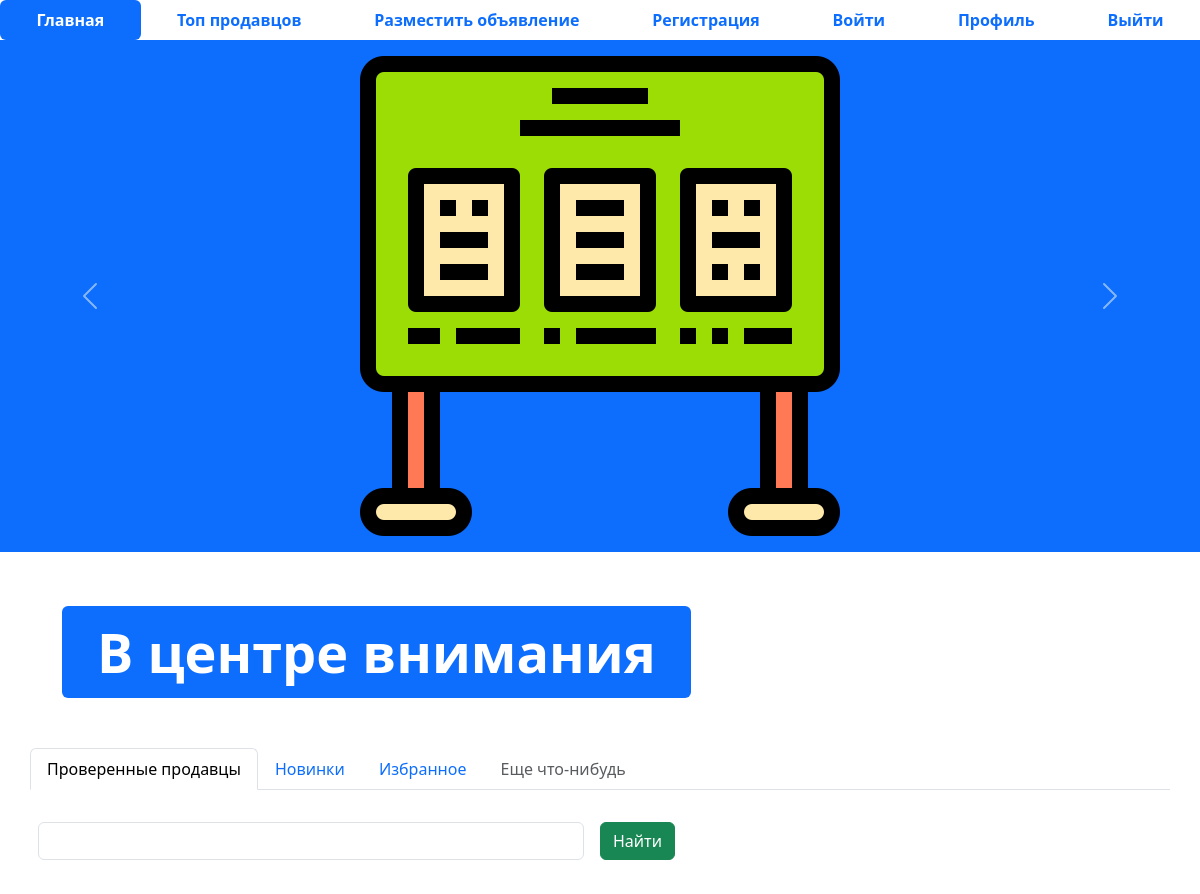
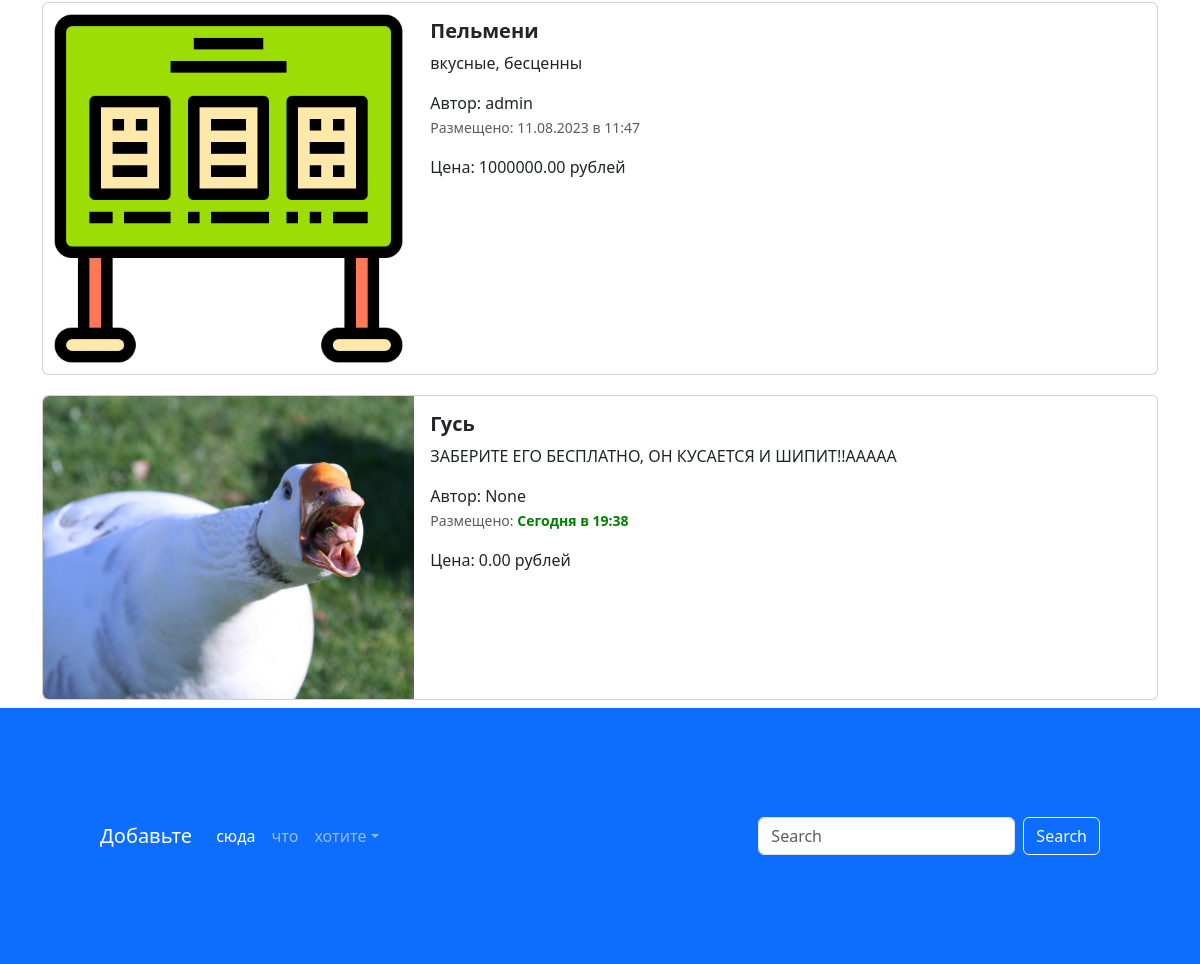
The page / on the database its author committed (2 pictures, top to bottom).
### app_adv/models.py (models this page shows, shortened)
class Advert(models.Model):
    title=models.CharField("Название",max_length=128)
    descript=models.TextField("Описание")
    price=models.DecimalField("Цена",max_digits=10,decimal_places=2)
    auction=models.BooleanField("Торг",help_text="True, если торг уместен")
    created_at=models.DateTimeField(auto_now_add=True)
    update_ap=models.DateTimeField(auto_now=True)
    user=models.ForeignKey(User,verbose_name="Пользователь",on_delete=models.CASCADE,null=True)
    image=models.ImageField("Изображение",upload_to='images/')
    def created_date(self):
        if self.created_at.date()==timezone.now().date():
            created_time=self.created_at.time().strftime("%H:%M")
            return format_html('<span style="color: green; font-weight: bold;"> Сегодня в {}</span>',created_time)
        return self.created_at.strftime("%d.%m.%Y в %H:%M")
    class Meta:
        db_table = "advertisements"

### app_adv/views.py (the view)
# urls.py: path("",index, name="index"),
def index(request):
    advert=Advert.objects.all()
    context={"advert":advert}
    return render(request,"index.html",context)

### templates/index.html (shortened to what this page needs)
{% extends 'base.html' %}
{% load static %}
{% block content %}
<div id="carouselExampleControls" class="carousel slide bg-primary" data-bs-ride="carousel">
  <div class="carousel-inner">
    <div class="carousel-item active">
      <img src="{% static 'img/pic.png' %}" class="mx-auto d-block w-33" alt="...">
    </div>
  </div>
  <button class="carousel-control-prev" type="button" data-bs-target="#carouselExampleControls" data-bs-slide="prev">
    <span class="carousel-control-prev-icon" aria-hidden="true"></span>
  </button>
  <button class="carousel-control-next" type="button" data-bs-target="#carouselExampleControls" data-bs-slide="next">
    <span class="carousel-control-next-icon" aria-hidden="true"></span>
  </button>
</div>
<div class="container" style="margin: 50px;">
  <div class="display-2">
    <span class="badge bg-primary">В центре внимания</span>
  </div>
</div>
<div class="container">
  <div class="row">
    <ul class="nav nav-tabs bg-white">
      <li class="nav-item">
        <a class="nav-link active" aria-current="page" href="#">Проверенные продавцы</a>
      </li>
      <li class="nav-item">
        <a class="nav-link" href="#">Новинки</a>
      </li>
      <li class="nav-item">
        <a class="nav-link" href="#">Избранное</a>
      </li>
      <li class="nav-item">
        <a class="nav-link disabled" href="#" tabindex="-1" aria-disabled="true">Еще что-нибудь</a>
      </li>
    </ul>
    <form class="row g-3">
      <div class="col-auto w-50">
        <input type="text" class="form-control">
      </div>
      <div class="col-auto">
        <button type="submit" class="btn btn-success mb-3">Найти</button>
      </div>
    </form>
  </div>
  <div class="col">
    {%for adv in advert%}
    <div class="card mb-2" style="max-width: 1200px; margin-top: 20px;">
      <div class="row g-0">
        <div class="col-md-4">
          <a href="{% url 'advertisement' %}" class="nav-link">
            <img src="{% if adv.image %}{{adv.image.url}}{% else %}{% static 'img/pic.png' %}{%endif%}" class="img-fluid rounded-start" alt="Card title">
          </a>
        </div>
        <div class="col-md-8">
          <div class="card-body">
            <h5 class="card-title">
              <a href="{% url 'advertisement' %}" class="nav-link"><strong>{{adv.title}}</strong></a>
            </h5>
            <a href="{% url 'advertisement' %}" class="nav-link">
              <p class="card-text">
                {{adv.descript}}
              </p>
              <span>Автор: {{adv.user}}</span>
              <p class="card-text"><small class="text-muted">Размещено: {{adv.created_date}}</small></p>
              <span>Цена: {{adv.price}} рублей</span>
            </a>
          </div>
        </div>
      </div>
    </div>
    {%endfor%}
  </div>
</div>
<footer style="padding: 100px;" class="bg-primary">
  <nav class="navbar navbar-expand-sm navbar-dark">
    <a class="navbar-brand" href="#">Добавьте</a>
    <div class="collapse navbar-collapse" id="collapsibleNavId">
      <ul class="navbar-nav me-auto mt-2 mt-lg-0">
        <li class="nav-item">
          <a class="nav-link active" href="#" aria-current="page">сюда</a>
        </li>
        <li class="nav-item">
          <a class="nav-link" href="#">что</a>
        </li>
        <li class="nav-item dropdown">
          <a class="nav-link dropdown-toggle" href="#" id="dropdownId" data-bs-toggle="dropdown" aria-haspopup="true"
             aria-expanded="false">хотите</a>
        </li>
      </ul>
      <form class="d-flex my-2 my-lg-0">
        <input class="form-control me-sm-2" type="text" placeholder="Search">
        <button class="btn btn-outline-light my-2 my-sm-0" type="submit">Search</button>
      </form>
    </div>
  </nav>
</footer>
{% endblock %}

### templates/base.html (shortened to what this page needs)
<!DOCTYPE html>
{% load static %}
<html lang="en">
<head>
  <link href="{% static 'css/bootstrap.min.css' %}" rel="stylesheet">
  <link rel="stylesheet" href="{% static 'css/fontello.css' %}">
</head>
<body>
<ul class="nav nav-pills sticky-top bg-white nav-fill">
  <li class="nav-item">
    <a class="nav-link active" aria-current="page" href="{% url 'index' %}">
      <span style="font-weight: bold;">Главная</span>
    </a>
  </li>
  <li class="nav-item">
    <a class="nav-link" href="{% url 'top_sellers' %}"><span style="font-weight: bold;">Топ продавцов</span>
    </a>
  </li>
  <li class="nav-item">
    <a class="nav-link" href="{% url 'advertisement_post' %}">
      <span style="font-weight: bold;">Разместить объявление</span>
    </a>
  </li>
  <li class="nav-item">
    <a class="nav-link" href="{% url 'register' %}">
      <span style="font-weight: bold;">Регистрация</span>
    </a>
  </li>
  <li class="nav-item">
    <a class="nav-link" href="{% url 'login' %}">
      <span style="font-weight: bold;">Войти</span>
    </a>
  </li>
  <li class="nav-item">
    <a class="nav-link" href="{% url 'profile' %}">
      <span style="font-weight: bold;">Профиль</span>
    </a>
  </li>
  <li class="nav-item">
    <a class="nav-link" href="#">
      <span style="font-weight: bold;">Выйти</span>
    </a>
  </li>
</ul>
{% block content %}
{% endblock %}
</body>
</html>

### rows shown on the page
Advert: title "Пельмени", descript "вкусные, бесценны", user "admin", created_date "11.08.2023 в 11:47", price "1000000.00"
Advert: image (picture), title "Гусь", descript "ЗАБЕРИТЕ ЕГО БЕСПЛАТНО, ОН КУСАЕТСЯ И ШИПИТ!!ААААА", user "None", created_date "Сегодня в 19:38", price "0.00"
